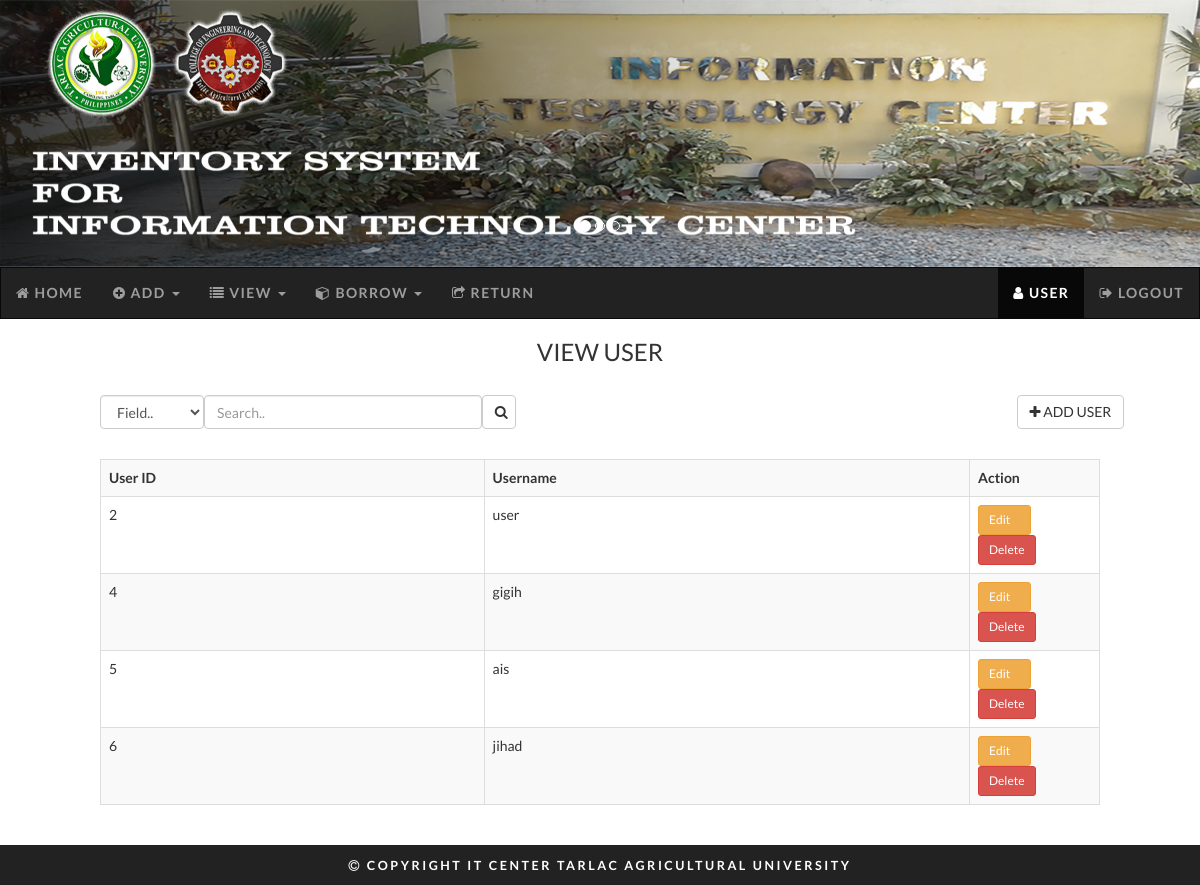
The page /user.php (signed in) on the database its author committed.
### tables this page shows
CREATE TABLE `user` (
  `user_id` int(11) NOT NULL,
  `user_user` varchar(50) NOT NULL,
  `user_pass` varchar(50) NOT NULL
);

### user.php (the view, shortened to what this page needs)
<?php
include 'header.php';
?>
<!DOCTYPE html>
<html lang="en">
  <body>
    <h3 align="center" style="padding-bottom: 20px">VIEW USER</h3>
    <div class="col-12">
      <div class="col-1">&nbsp;</div>
      <div class="col-10">
        <form class="col-5" method="post" style="padding-bottom: 10px">
          <select class="col-3 form-control" name="coba" required="">
            <option value="" disabled="" selected="">Field..</option>
          </select>
          <input type="text" class="form-control col-8" placeholder="Search.." name="search">
          <button type="submit" name="submit" class="btn btn-default col-1"><i class="fa fa-search"></i></button>
        </form>
        <div class="col-6">&nbsp;</div>
        <div class="col-1"><a href="adduser.php" class="btn btn-default"><i class="fa fa-plus"></i> ADD USER</a></div>
      </div>
    </div>
    <br>
    <div class="col-12" style="padding-top: 20px">
      <div class="col-1">&nbsp;</div>
      <div class="table-responsive col-10" style="padding-bottom: 20px">
        <table class="table table-striped table-bordered" id="myTable">
          <tr>
            <th>User ID</th>
            <th>Username</th>
            <th class="jangan_cetak" width="13%">Action</th>
          </tr>
          <?php
          include "db.php";
          $coba = intval($_POST['coba']);
          $search = $_POST['search'];
          if ($coba == 1 and !empty($search)) {
            $sql = mysqli_query($conn, "SELECT * FROM user WHERE user_id = '$search'");
          }
          else if ($coba == 2 and !empty($search)) {
            $sql = mysqli_query($conn, "SELECT * FROM user WHERE user_user LIKE '$search%'");
          }
          else {
            $sql = mysqli_query($conn, "SELECT * FROM user");
          }
          while($data = mysqli_fetch_array($sql)){
          echo "<tr>";
            echo "<td>".$data['user_id']."</td>";
            echo "<td>".$data['user_user']."</td>";
            echo "<td class='jangan_cetak'><a class='btn btn-warning btn-sm' style='padding-right:20px' href='edituser.php?id=".$data['user_id']."'>Edit</a><span style='padding-right:10px'>&nbsp</span><a class='btn btn-danger btn-sm' href='deleteuser.php?id=".$data['user_id']."'>Delete</a></td>";
          echo "</tr>";
          }
          ?>
        </table>
      </div>
    </div>
  </body>
  <?php
  include "footer.php";
  ?>
</html>

### main.css (style rules this page uses)
* { box-sizing: border-box; }
.col-1 { width: 8.33%; }
.col-3 { width: 25%; }
.col-5 { width: 41.66%; }
.col-6 { width: 50%; }
.col-8 { width: 66.66%; }
.col-10 { width: 83.33%; }
.col-12 { width: 100%; }
[class*="col-"] { float: left; }
html { height: 100%; }
body { margin: 0px; padding: 0px; font-family: "Lato", sans-serif }

### rows shown on the page
user: user_id "2", user_user "user"
user: user_id "4", user_user "gigih"
user: user_id "5", user_user "ais"
user: user_id "6", user_user "jihad"
